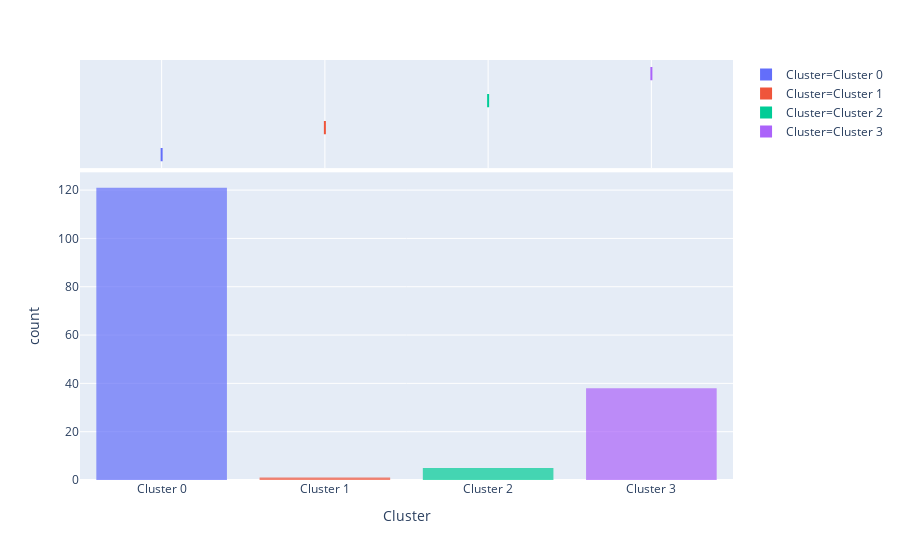

Source (notebook cell):
### Code cell
#most of countries belong to cluster 0
plot_model(kmeans, plot = 'distribution')

### Figure 1 — Plotly figure (JSON) as saved in the notebook; plotly's stock layout.template omitted (floating-point values rounded to 4 significant figures; data arrays with more than 128 entries replaced by an {"elided": "..."} marker saying what was removed)
{"data": [{"alignmentgroup": "True", "bingroup": "x", "hoverlabel": {"namelength": 0}, "hovertemplate": "Cluster=%{x}<br>count=%{y}", "legendgroup": "Cluster=Cluster 0", "marker": {"color": "#636efa", "opacity": 0.7}, "name": "Cluster=Cluster 0", "offsetgroup": "Cluster=Cluster 0", "orientation": "v", "showlegend": true, "type": "histogram", "x": ["Cluster 0", "Cluster 0", "Cluster 0", "Cluster 0", "Cluster 0", "Cluster 0", "Cluster 0", "Cluster 0", "Cluster 0", "Cluster 0", "Cluster 0", "Cluster 0", "Cluster 0", "Cluster 0", "Cluster 0", "Cluster 0", "Cluster 0", "Cluster 0", "Cluster 0", "Cluster 0", "Cluster 0", "Cluster 0", "Cluster 0", "Cluster 0", "Cluster 0", "Cluster 0", "Cluster 0", "Cluster 0", "Cluster 0", "Cluster 0", "Cluster 0", "Cluster 0", "Cluster 0", "Cluster 0", "Cluster 0", "Cluster 0", "Cluster 0", "Cluster 0", "Cluster 0", "Cluster 0", "Cluster 0", "Cluster 0", "Cluster 0", "Cluster 0", "Cluster 0", "Cluster 0", "Cluster 0", "Cluster 0", "Cluster 0", "Cluster 0", "Cluster 0", "Cluster 0", "Cluster 0", "Cluster 0", "Cluster 0", "Cluster 0", "Cluster 0", "Cluster 0", "Cluster 0", "Cluster 0", "Cluster 0", "Cluster 0", "Cluster 0", "Cluster 0", "Cluster 0", "Cluster 0", "Cluster 0", "Cluster 0", "Cluster 0", "Cluster 0", "Cluster 0", "Cluster 0", "Cluster 0", "Cluster 0", "Cluster 0", "Cluster 0", "Cluster 0", "Cluster 0", "Cluster 0", "Cluster 0", "Cluster 0", "Cluster 0", "Cluster 0", "Cluster 0", "Cluster 0", "Cluster 0", "Cluster 0", "Cluster 0", "Cluster 0", "Cluster 0", "Cluster 0", "Cluster 0", "Cluster 0", "Cluster 0", "Cluster 0", "Cluster 0", "Cluster 0", "Cluster 0", "Cluster 0", "Cluster 0", "Cluster 0", "Cluster 0", "Cluster 0", "Cluster 0", "Cluster 0", "Cluster 0", "Cluster 0", "Cluster 0", "Cluster 0", "Cluster 0", "Cluster 0", "Cluster 0", "Cluster 0", "Cluster 0", "Cluster 0", "Cluster 0", "Cluster 0", "Cluster 0", "Cluster 0", "Cluster 0", "Cluster 0"], "xaxis": "x", "yaxis": "y"}, {"alignmentgroup": "True", "customdata": {"elided": "121x5 mixed values"}, "hoverlabel": {"namelength": 0}, "hovertemplate": "Cluster=%{customdata[4]}<br>country_name=%{customdata[0]}<br>stringency_index=%{customdata[1]}<br>confirmed_cases=%{customdata[2]}<br>deaths=%{customdata[3]}", "legendgroup": "Cluster=Cluster 0", "marker": {"color": "#636efa"}, "name": "Cluster=Cluster 0", "notched": true, "offsetgroup": "Cluster=Cluster 0", "showlegend": false, "type": "box", "x": ["Cluster 0", "Cluster 0", "Cluster 0", "Cluster 0", "Cluster 0", "Cluster 0", "Cluster 0", "Cluster 0", "Cluster 0", "Cluster 0", "Cluster 0", "Cluster 0", "Cluster 0", "Cluster 0", "Cluster 0", "Cluster 0", "Cluster 0", "Cluster 0", "Cluster 0", "Cluster 0", "Cluster 0", "Cluster 0", "Cluster 0", "Cluster 0", "Cluster 0", "Cluster 0", "Cluster 0", "Cluster 0", "Cluster 0", "Cluster 0", "Cluster 0", "Cluster 0", "Cluster 0", "Cluster 0", "Cluster 0", "Cluster 0", "Cluster 0", "Cluster 0", "Cluster 0", "Cluster 0", "Cluster 0", "Cluster 0", "Cluster 0", "Cluster 0", "Cluster 0", "Cluster 0", "Cluster 0", "Cluster 0", "Cluster 0", "Cluster 0", "Cluster 0", "Cluster 0", "Cluster 0", "Cluster 0", "Cluster 0", "Cluster 0", "Cluster 0", "Cluster 0", "Cluster 0", "Cluster 0", "Cluster 0", "Cluster 0", "Cluster 0", "Cluster 0", "Cluster 0", "Cluster 0", "Cluster 0", "Cluster 0", "Cluster 0", "Cluster 0", "Cluster 0", "Cluster 0", "Cluster 0", "Cluster 0", "Cluster 0", "Cluster 0", "Cluster 0", "Cluster 0", "Cluster 0", "Cluster 0", "Cluster 0", "Cluster 0", "Cluster 0", "Cluster 0", "Cluster 0", "Cluster 0", "Cluster 0", "Cluster 0", "Cluster 0", "Cluster 0", "Cluster 0", "Cluster 0", "Cluster 0", "Cluster 0", "Cluster 0", "Cluster 0", "Cluster 0", "Cluster 0", "Cluster 0", "Cluster 0", "Cluster 0", "Cluster 0", "Cluster 0", "Cluster 0", "Cluster 0", "Cluster 0", "Cluster 0", "Cluster 0", "Cluster 0", "Cluster 0", "Cluster 0", "Cluster 0", "Cluster 0", "Cluster 0", "Cluster 0", "Cluster 0", "Cluster 0", "Cluster 0", "Cluster 0", "Cluster 0", "Cluster 0"], "xaxis": "x2", "yaxis": "y2"}, {"alignmentgroup": "True", "bingroup": "x", "hoverlabel": {"namelength": 0}, "hovertemplate": "Cluster=%{x}<br>count=%{y}", "legendgroup": "Cluster=Cluster 1", "marker": {"color": "#EF553B", "opacity": 0.7}, "name": "Cluster=Cluster 1", "offsetgroup": "Cluster=Cluster 1", "orientation": "v", "showlegend": true, "type": "histogram", "x": ["Cluster 1"], "xaxis": "x", "yaxis": "y"}, {"alignmentgroup": "True", "customdata": [["United States", 68.41, 1528568, 91921, "Cluster 1"]], "hoverlabel": {"namelength": 0}, "hovertemplate": "Cluster=%{customdata[4]}<br>country_name=%{customdata[0]}<br>stringency_index=%{customdata[1]}<br>confirmed_cases=%{customdata[2]}<br>deaths=%{customdata[3]}", "legendgroup": "Cluster=Cluster 1", "marker": {"color": "#EF553B"}, "name": "Cluster=Cluster 1", "notched": true, "offsetgroup": "Cluster=Cluster 1", "showlegend": false, "type": "box", "x": ["Cluster 1"], "xaxis": "x2", "yaxis": "y2"}, {"alignmentgroup": "True", "bingroup": "x", "hoverlabel": {"namelength": 0}, "hovertemplate": "Cluster=%{x}<br>count=%{y}", "legendgroup": "Cluster=Cluster 2", "marker": {"color": "#00cc96", "opacity": 0.7}, "name": "Cluster=Cluster 2", "offsetgroup": "Cluster=Cluster 2", "orientation": "v", "showlegend": true, "type": "histogram", "x": ["Cluster 2", "Cluster 2", "Cluster 2", "Cluster 2", "Cluster 2"], "xaxis": "x", "yaxis": "y"}, {"alignmentgroup": "True", "customdata": [["Italy", 68.78, 226699, 32169, "Cluster 2"], ["Brazil", 75.15, 271628, 17971, "Cluster 2"], ["United Kingdom", 73.01, 248818, 35341, "Cluster 2"], ["France", 83.46, 143427, 28022, "Cluster 2"], ["Spain", 83.07, 232555, 27888, "Cluster 2"]], "hoverlabel": {"namelength": 0}, "hovertemplate": "Cluster=%{customdata[4]}<br>country_name=%{customdata[0]}<br>stringency_index=%{customdata[1]}<br>confirmed_cases=%{customdata[2]}<br>deaths=%{customdata[3]}", "legendgroup": "Cluster=Cluster 2", "marker": {"color": "#00cc96"}, "name": "Cluster=Cluster 2", "notched": true, "offsetgroup": "Cluster=Cluster 2", "showlegend": false, "type": "box", "x": ["Cluster 2", "Cluster 2", "Cluster 2", "Cluster 2", "Cluster 2"], "xaxis": "x2", "yaxis": "y2"}, {"alignmentgroup": "True", "bingroup": "x", "hoverlabel": {"namelength": 0}, "hovertemplate": "Cluster=%{x}<br>count=%{y}", "legendgroup": "Cluster=Cluster 3", "marker": {"color": "#ab63fa", "opacity": 0.7}, "name": "Cluster=Cluster 3", "offsetgroup": "Cluster=Cluster 3", "orientation": "v", "showlegend": true, "type": "histogram", "x": ["Cluster 3", "Cluster 3", "Cluster 3", "Cluster 3", "Cluster 3", "Cluster 3", "Cluster 3", "Cluster 3", "Cluster 3", "Cluster 3", "Cluster 3", "Cluster 3", "Cluster 3", "Cluster 3", "Cluster 3", "Cluster 3", "Cluster 3", "Cluster 3", "Cluster 3", "Cluster 3", "Cluster 3", "Cluster 3", "Cluster 3", "Cluster 3", "Cluster 3", "Cluster 3", "Cluster 3", "Cluster 3", "Cluster 3", "Cluster 3", "Cluster 3", "Cluster 3", "Cluster 3", "Cluster 3", "Cluster 3", "Cluster 3", "Cluster 3", "Cluster 3"], "xaxis": "x", "yaxis": "y"}, {"alignmentgroup": "True", "customdata": {"elided": "38x5 mixed values"}, "hoverlabel": {"namelength": 0}, "hovertemplate": "Cluster=%{customdata[4]}<br>country_name=%{customdata[0]}<br>stringency_index=%{customdata[1]}<br>confirmed_cases=%{customdata[2]}<br>deaths=%{customdata[3]}", "legendgroup": "Cluster=Cluster 3", "marker": {"color": "#ab63fa"}, "name": "Cluster=Cluster 3", "notched": true, "offsetgroup": "Cluster=Cluster 3", "showlegend": false, "type": "box", "x": ["Cluster 3", "Cluster 3", "Cluster 3", "Cluster 3", "Cluster 3", "Cluster 3", "Cluster 3", "Cluster 3", "Cluster 3", "Cluster 3", "Cluster 3", "Cluster 3", "Cluster 3", "Cluster 3", "Cluster 3", "Cluster 3", "Cluster 3", "Cluster 3", "Cluster 3", "Cluster 3", "Cluster 3", "Cluster 3", "Cluster 3", "Cluster 3", "Cluster 3", "Cluster 3", "Cluster 3", "Cluster 3", "Cluster 3", "Cluster 3", "Cluster 3", "Cluster 3", "Cluster 3", "Cluster 3", "Cluster 3", "Cluster 3", "Cluster 3", "Cluster 3"], "xaxis": "x2", "yaxis": "y2"}], "layout": {"barmode": "relative", "legend": {"tracegroupgap": 0}, "margin": {"t": 60}, "xaxis": {"anchor": "y", "categoryarray": ["Cluster 0", "Cluster 1", "Cluster 2", "Cluster 3"], "categoryorder": "array", "domain": [0, 1], "title": {"text": "Cluster"}}, "xaxis2": {"anchor": "y2", "domain": [0, 1], "matches": "x", "showgrid": true, "showticklabels": false}, "yaxis": {"anchor": "x", "domain": [0, 0.7326], "title": {"text": "count"}}, "yaxis2": {"anchor": "x2", "domain": [0.7426, 1], "matches": "y2", "showgrid": false, "showline": false, "showticklabels": false, "ticks": ""}}}
